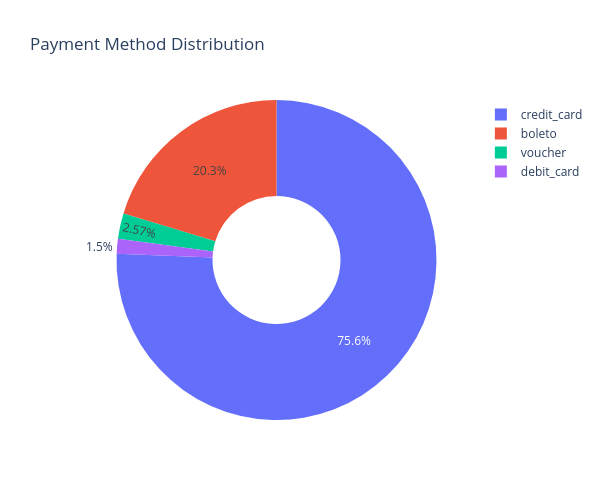

The notebook cell saved with this chart:
### Code cell
#---- 4. PAYMENT TYPE DISTRIBUTION ----
payment_dist = df["payment_type"].value_counts().reset_index()
payment_dist.columns = ["payment_type", "count"]

fig4 = px.pie(
    payment_dist,
    names="payment_type",
    values="count",
    title="Payment Method Distribution",
    hole=0.4,
)
fig4.update_layout(width = 600, height = 500)
fig4.show()

### Figure 1 — Plotly figure (JSON) as saved in the notebook; plotly's stock layout.template omitted (floating-point values rounded to 4 significant figures)
{"data": [{"domain": {"x": [0, 1], "y": [0, 1]}, "hole": 0.4, "hovertemplate": "payment_type=%{label}<br>count=%{value}<extra></extra>", "labels": ["credit_card", "boleto", "voucher", "debit_card"], "legendgroup": "", "name": "", "showlegend": true, "type": "pie", "values": [85194, 22867, 2897, 1689]}], "layout": {"height": 500, "legend": {"tracegroupgap": 0}, "title": {"text": "Payment Method Distribution"}, "width": 600}}
